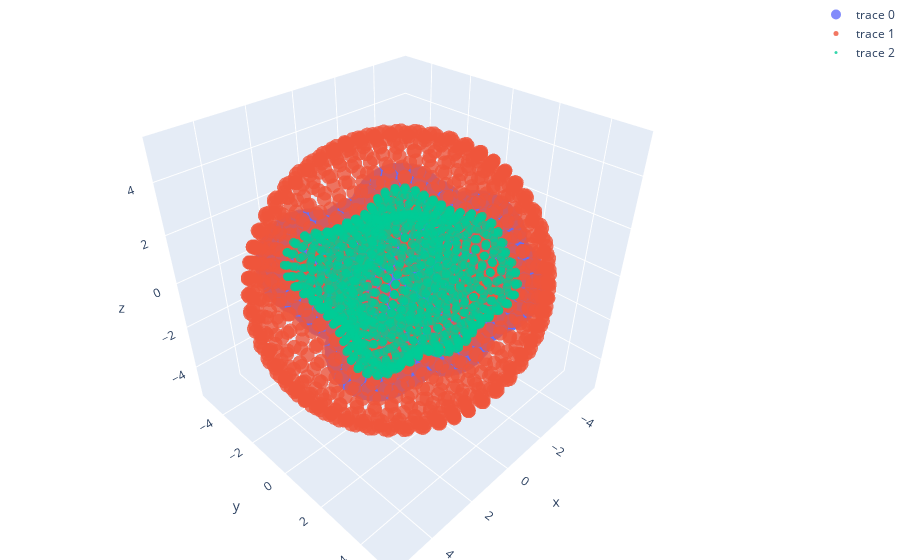

Notebook code for this chart:
### Code cell
plotly_scatter([np.vstack([golden_spiral(270,1.4)+i for i in atom_centres]), points, positions], [10,5,3])
#plotly_scatter([np.vstack([golden_spiral(270,1.4)+i for i in atom_centres]), positions], [10,3])

#plotly_scatter([atom_centres, points, positions], [20,5,3])
#plotly_scatter([atom_centres, positions], [20,3])

### Figure 1 — Plotly figure (JSON) as saved in the notebook; plotly's stock layout.template omitted (floating-point values rounded to 4 significant figures; data arrays with more than 128 entries replaced by an {"elided": "..."} marker saying what was removed)
{"data": [{"marker": {"opacity": 0.8, "size": 10, "sizemode": "area"}, "mode": "markers", "type": "scatter3d", "x": {"elided": "5400 float values"}, "y": {"elided": "5400 float values"}, "z": {"elided": "5400 float values"}}, {"marker": {"opacity": 0.8, "size": 5, "sizemode": "area"}, "mode": "markers", "type": "scatter3d", "x": {"elided": "1002 float values"}, "y": {"elided": "1002 float values"}, "z": {"elided": "1002 float values"}}, {"marker": {"opacity": 0.8, "size": 3, "sizemode": "area"}, "mode": "markers", "type": "scatter3d", "x": {"elided": "1002 float values"}, "y": {"elided": "1002 float values"}, "z": {"elided": "1002 float values"}}], "layout": {"margin": {"b": 0, "l": 0, "r": 0, "t": 0}}}
